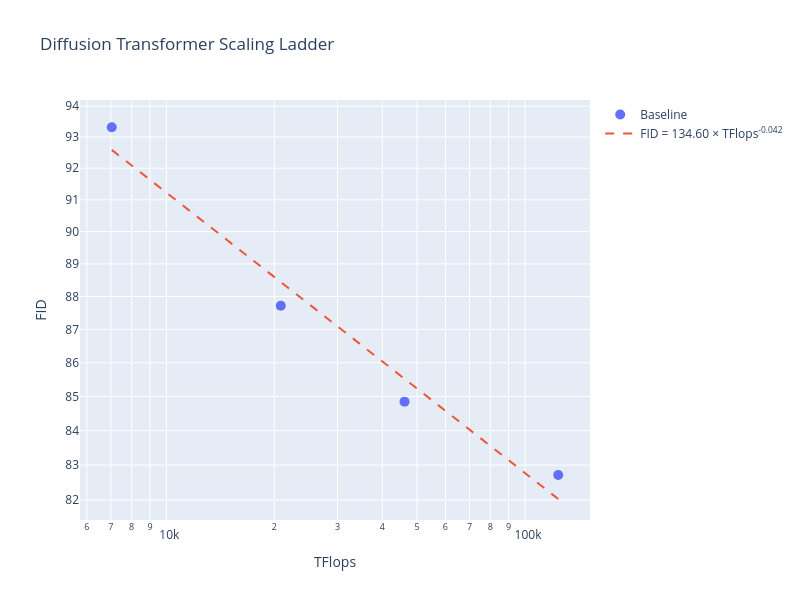

This figure's notebook cell:
### Code cell
import numpy as np
import plotly.graph_objects as go
from sklearn.linear_model import LinearRegression

size = ['extra_small', "small", "medium", "large"]
tflops = [7041.40, 20842.84, 46138.02, 123786.66]
fid = [93.317, 87.715, 84.847, 82.716]

# Fit linear regression in log-space
log_tflops = np.log10(tflops)
log_fid = np.log10(fid)

model = LinearRegression()
model.fit(np.array(log_tflops).reshape(-1, 1), log_fid)

# Get coefficients for the power law: FID = a * TFlops^b
b = model.coef_[0]  # slope in log-space = exponent
a = 10 ** model.intercept_  # intercept in log-space

# Generate smooth line for plotting
tflops_range = np.logspace(np.log10(min(tflops)), np.log10(max(tflops)), 100)
log_tflops_range = np.log10(tflops_range)
fid_pred = 10 ** model.predict(log_tflops_range.reshape(-1, 1))

# Create figure with scatter and line of best fit
fig = go.Figure()

# Add scatter points
fig.add_trace(go.Scatter(
    x=tflops,
    y=fid,
    mode='markers',
    name='Baseline',
    marker=dict(size=10)
))

# Add line of best fit with equation in legend
equation_text = f"FID = {a:.2f} × TFlops<sup>{b:.3f}</sup>"

fig.add_trace(go.Scatter(
    x=tflops_range,
    y=fid_pred,
    mode='lines',
    name=equation_text,
    line=dict(dash='dash')
))

fig.update_yaxes(title='FID', type='log')
fig.update_xaxes(title='TFlops', type='log')
fig.update_layout(width=800, height=600, title="Diffusion Transformer Scaling Ladder")
fig.show()

### Figure 1 — Plotly figure (JSON) as saved in the notebook; plotly's stock layout.template omitted (floating-point values rounded to 4 significant figures)
{"data": [{"marker": {"size": 10}, "mode": "markers", "name": "Baseline", "type": "scatter", "x": [7041.0, 20840.0, 46140.0, 123800.0], "y": [93.32, 87.72, 84.85, 82.72]}, {"line": {"dash": "dash"}, "mode": "lines", "name": "FID = 134.60 × TFlops<sup>-0.042</sup>", "type": "scatter", "x": [7041.0, 7248.0, 7461.0, 7680.0, 7906.0, 8138.0, 8378.0, 8624.0, 8877.0, 9138.0, 9406.0, 9683.0, 9967.0, 10260.0, 10560.0, 10870.0, 11190.0, 11520.0, 11860.0, 12210.0, 12570.0, 12930.0, 13310.0, 13710.0, 14110.0, 14520.0, 14950.0, 15390.0, 15840.0, 16310.0, 16790.0, 17280.0, 17790.0, 18310.0, 18850.0, 19400.0, 19970.0, 20560.0, 21160.0, 21780.0, 22420.0, 23080.0, 23760.0, 24460.0, 25180.0, 25920.0, 26680.0, 27460.0, 28270.0, 29100.0, 29950.0, 30830.0, 31740.0, 32670.0, 33630.0, 34620.0, 35640.0, 36680.0, 37760.0, 38870.0, 40010.0, 41190.0, 42400.0, 43650.0, 44930.0, 46250.0, 47610.0, 49010.0, 50450.0, 51930.0, 53450.0, 55020.0, 56640.0, 58300.0, 60020.0, 61780.0, 63600.0, 65460.0, 67390.0, 69370.0, 71410.0, 73500.0, 75660.0, 77890.0, 80170.0, 82530.0, 84950.0, 87450.0, 90020.0, 92660.0, 95390.0, 98190.0, 101100.0, 104000.0, 107100.0, 110200.0, 113500.0, 116800.0, 120300.0, 123800.0], "y": [92.59, 92.47, 92.36, 92.25, 92.14, 92.02, 91.91, 91.8, 91.69, 91.57, 91.46, 91.35, 91.24, 91.13, 91.02, 90.9, 90.79, 90.68, 90.57, 90.46, 90.35, 90.24, 90.13, 90.02, 89.91, 89.8, 89.69, 89.58, 89.47, 89.36, 89.25, 89.14, 89.03, 88.93, 88.82, 88.71, 88.6, 88.49, 88.38, 88.28, 88.17, 88.06, 87.95, 87.85, 87.74, 87.63, 87.52, 87.42, 87.31, 87.2, 87.1, 86.99, 86.88, 86.78, 86.67, 86.57, 86.46, 86.35, 86.25, 86.14, 86.04, 85.93, 85.83, 85.72, 85.62, 85.51, 85.41, 85.3, 85.2, 85.1, 84.99, 84.89, 84.78, 84.68, 84.58, 84.47, 84.37, 84.27, 84.16, 84.06, 83.96, 83.86, 83.75, 83.65, 83.55, 83.45, 83.35, 83.24, 83.14, 83.04, 82.94, 82.84, 82.74, 82.64, 82.53, 82.43, 82.33, 82.23, 82.13, 82.03]}], "layout": {"height": 600, "title": {"text": "Diffusion Transformer Scaling Ladder"}, "width": 800, "xaxis": {"title": {"text": "TFlops"}, "type": "log"}, "yaxis": {"title": {"text": "FID"}, "type": "log"}}}
